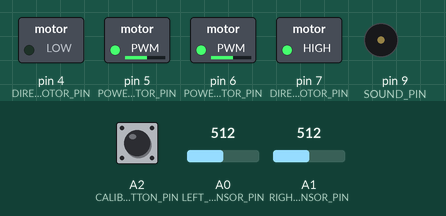
Bench run of a sketch on a simulated Arduino Uno, built with avr-gcc and run on an emulated ATmega328P. Shown: switched loads named in the sketch (green lamp = pin HIGH), buzzer (waves = sounding). Inputs (shaded band) come from the test bench; at power-on: A2 (CALIBRATE_BOTTON_PIN) HIGH, A0 (LEFT_SENSOR_PIN) = 512, A1 (RIGHT_SENSOR_PIN) = 512.

Above: at 0.8 s.
0.9 s: A2 (CALIBRATE_BOTTON_PIN) pulled LOW for 3.2 s
At 4.1 s:
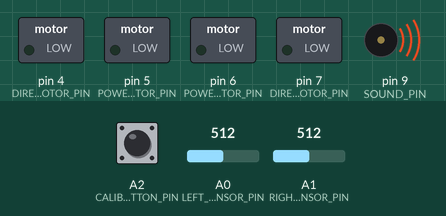
At 5.0 s:
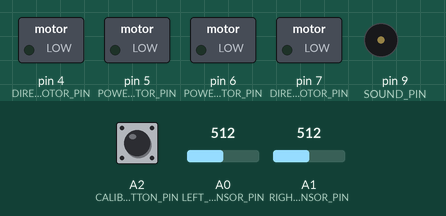
5.7 s: A2 (CALIBRATE_BOTTON_PIN) pulled LOW for 0.15 s
At 6.2 s:
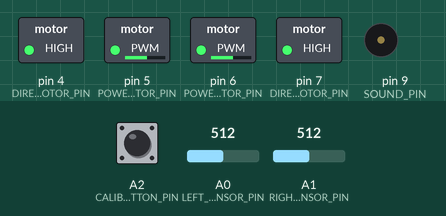
Timing chart, 0 to 8.7 s (numbered marks = the images above; inputs shaded):
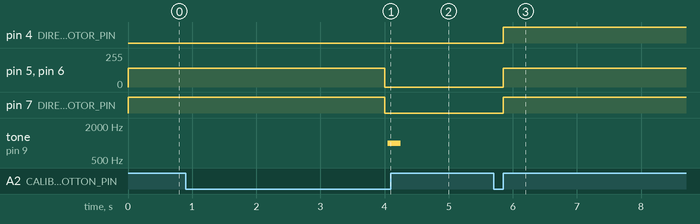

The sketch:

omegabot_line.ino
```cpp
// Определение пинов подключения компонентов
#define POWER_LEFT_MOTOR_PIN 6
#define DIRECTION_LEFT_MOTOR_PIN 7
#define POWER_RIGHT_MOTOR_PIN 5
#define DIRECTION_RIGHT_MOTOR_PIN 4
#define SOUND_PIN 9
#define CALIBRATE_BOTTON_PIN A2
#define LEFT_SENSOR_PIN A0
#define RIGHT_SENSOR_PIN A1

// Параметры PID-регулятора и движения
#define pid_gain_p 8.0                // Пропорциональный коэффициент PID
#define pid_gain_d 6.0                // Дифференциальный коэффициент PID
#define base_speed 90                 // Базовая скорость движения при следовании по линии
#define search_speed 140              // Скорость при поиске линии

// Настройки поиска линии
#define light_threshold 50            // Порог срабатывания датчика света (0–100)
#define spiral_increase 3             // Увеличение амплитуды "спирали" при поиске
#define spiral_interval 50            // Интервал увеличения спирали (мс)
#define search_timeout 20000          // Максимальное время поиска линии (20 секунд)

int left_min = 1023;                  // Минимальное значение с левого датчика (для калибровки)
int left_max = 0;                     // Максимальное значение с левого датчика
int right_min = 1023;                 // Минимальное значение с правого датчика
int right_max = 0;                    // Максимальное значение с правого датчика

int last_direction = 0;               // Последнее направление движения при потере линии (0 — влево, 1 — вправо)
int errold = 0;                       // Предыдущее значение ошибки для D-компоненты PID

bool is_active = false;               // Флаг активности робота
bool is_line_following = false;
bool is_line_searching = false;
bool CALIBRATE_BOTTON_PIN_old = 1;    // Предыдущее состояние кнопки
bool searching = false;               // Флаг поиска линии
bool spiral_direction = 0;            // Направление вращения при поиске (0 — влево, 1 — вправо)
int spiral_step = 0;                  // Текущее значение "расширения спирали"
unsigned long spiral_timer = 0;       // Таймер для увеличения шага спирали
unsigned long search_start_time = 0;  // Время начала поиска линии
int s1;
int s2;

// Управление моторами
void drive(int left, int right) {
  digitalWrite(DIRECTION_LEFT_MOTOR_PIN, left > 0);   // Задаем направление вращения левого мотора
  digitalWrite(DIRECTION_RIGHT_MOTOR_PIN, right > 0); // Задаем направление вращения правого мотора
  analogWrite(POWER_LEFT_MOTOR_PIN, abs(left));       // Управляем мощностью (скоростью) левого мотора
  analogWrite(POWER_RIGHT_MOTOR_PIN, abs(right));     // Управляем мощностью правого мотора
}


//  Остановка робота
void stop_robot() {
  drive(0, 0);                       // Полная остановка моторов
  is_active = false;                 // Отключаем активный режим
  searching = false;                 // Прерываем поиск
  tone(SOUND_PIN, 500, 500);         // Издаем звуковой сигнал (500 Гц, 0.5 сек)
}


// Начало поиска линии
void start_search() {
  searching = true;                          // Переход в режим поиска
  spiral_step = 0;                           // Сброс шага спирали
  spiral_timer = millis();                   // Сбрасываем таймер
  spiral_direction = (last_direction == 0) ? 1 : 0; // Меняем направление поиска относительно предыдущего
  search_start_time = millis();              // Фиксируем момент начала поиска
}


// Спиральный поиск линии. Робот вращается в одну сторону, постепенно увеличивая радиус поворота.
void spiral_search() {
  // Увеличиваем "амплитуду спирали" через заданные интервалы
  if (millis() - spiral_timer > spiral_interval) {
    spiral_step += spiral_increase;
    spiral_timer = millis();
  }

  int left_speed = search_speed - spiral_step;
  int right_speed = search_speed - spiral_step;

  // Определяем направление вращения
  if (spiral_direction) {
    drive(left_speed, search_speed);    // Вращение вправо
  } else {
    drive(search_speed, right_speed);   // Вращение влево
  }
}


// Следование по линии
// Используется PID-регулятор для корректировки скорости колес в зависимости от разницы показаний датчиков.
void line_following(int s1, int s2) {
  double err = (s1 - s2);                     // Ошибка — разность яркости левого и правого датчиков
  double u = err * pid_gain_p + (err - errold) * pid_gain_d; // Вычисляем управляющее воздействие
  drive(constrain(base_speed + u, -250, 250),  // Левое колесо — увеличиваем или уменьшаем скорость
        constrain(base_speed - u, -250, 250)); // Правое колесо — противоположная корректировка
  errold = err;                               // Запоминаем ошибку для следующего шага
}


// Проверка состояния датчиков и принятие решения
void check_sensors() {
  // Считываем данные с аналоговых датчиков и переводим их в шкалу 0–100
  s1 = map(analogRead(LEFT_SENSOR_PIN), left_min, left_max, 0, 100);
  s2 = map(analogRead(RIGHT_SENSOR_PIN), right_min, right_max, 0, 100);

  // Если робот находится в режиме поиска линии
  if (is_line_searching == true) {
    // Проверка тайм-аута — если поиск слишком долгий
    if (millis() - search_start_time > search_timeout) {
      stop_robot(); // Прекращаем работу
      return;
    }

    // Проверка — найдена ли линия
    if (s1 > light_threshold || s2 > light_threshold) {
        is_line_searching = false;
        is_line_following = true;                               // Линия найдена, прекращаем поиск
        last_direction = (s1 > light_threshold) ? 0 : 1;  // Запоминаем направление
    } else {
        is_line_searching = true;
        is_line_following = false;  // Продолжаем поиск
    }
  } else {
    // Если не ищем, но потеряли линию (оба датчика не видят черного)
    if (s1 < light_threshold && s2 < light_threshold) {
        is_line_searching = true;
        is_line_following = false; // Переходим в режим поиска
    } else {
        is_line_searching = false;
        is_line_following = true; // Следуем по линии
    }
  }
}


// Начальная настройка
void setup() {
  // Настраиваем пины ввода/вывода
  pinMode(POWER_LEFT_MOTOR_PIN, OUTPUT);
  pinMode(DIRECTION_LEFT_MOTOR_PIN, OUTPUT);
  pinMode(POWER_RIGHT_MOTOR_PIN, OUTPUT);
  pinMode(DIRECTION_RIGHT_MOTOR_PIN, OUTPUT);
  pinMode(SOUND_PIN, OUTPUT);
  pinMode(CALIBRATE_BOTTON_PIN, INPUT_PULLUP); // Кнопка подключена с подтяжкой

  // ЭТАП КАЛИБРОВКИ ДАТЧИКОВ
  int time = millis();
  while (millis() - time < 4000) {         // В течение 4 секунд вращаемся и считываем данные
    drive(140, -140);                      // Вращение на месте
    int left = analogRead(LEFT_SENSOR_PIN);
    int right = analogRead(RIGHT_SENSOR_PIN);

    // Обновляем минимумы и максимумы
    if (left < left_min) left_min = left;
    if (left > left_max) left_max = left;
    if (right < right_min) right_min = right;
    if (right > right_max) right_max = right;
  }
  drive(0, 0); // Остановка после калибровки

  // Ожидание нажатия кнопки для старта
  while (true) {
    if (digitalRead(CALIBRATE_BOTTON_PIN) == LOW) {
      delay(50); // Защита от дребезга кнопки
      if (digitalRead(CALIBRATE_BOTTON_PIN) == LOW) break; // Кнопка нажата — выходим
    }
  }

  // Звуковой сигнал готовности
  tone(SOUND_PIN, 1000, 200);
  delay(200);
}


void loop() {
  if (is_active) {
    check_sensors(); // Пока робот активен — считываем датчики и управляем движением
    if (is_line_following) {
      line_following(s1, s2);
    }
    if (is_line_searching) {
      start_search();
      spiral_search();
    }
  }

  if (digitalRead(CALIBRATE_BOTTON_PIN) == HIGH && CALIBRATE_BOTTON_PIN_old == LOW) {
    is_active = !is_active;    // Переключаем состояние активности
    searching = false;         // При остановке сбрасываем поиск
  }
  CALIBRATE_BOTTON_PIN_old = digitalRead(CALIBRATE_BOTTON_PIN); // Обновляем состояние кнопки

}
```

Measured:
- after the input at 0.9 s, tone on pin 9 (SOUND_PIN): silent → 1000 Hz after 3.2 s, → silent 0.20 s later
- after the input at 5.7 s, pin 4 (DIRECTION_RIGHT_MOTOR_PIN), pin 7 (DIRECTION_LEFT_MOTOR_PIN): LOW → HIGH after 0.15 s; pin 5 (POWER_RIGHT_MOTOR_PIN), pin 6 (POWER_LEFT_MOTOR_PIN): 0/255 → 140/255 after 0.15 s
